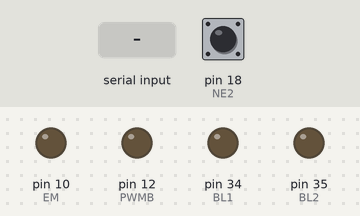
A sketch run on a simulated Arduino Mega 2560, built with avr-gcc and run on an emulated ATmega2560. Shown: output pins drawn as LEDs (lit = HIGH). The inputs (shaded band) are chosen by the test bench; at power-on: pin 18 (NE2) HIGH.

Above: at 1.2 s.
1.3 s: "1" received over the second serial link
At 1.91 s:
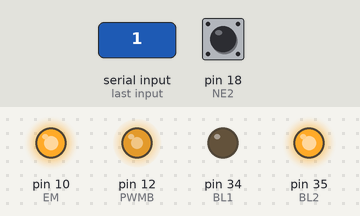
At 2.7 s:
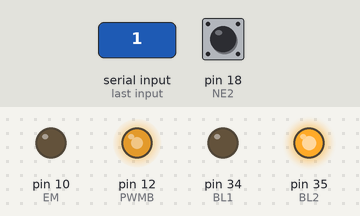
Timing chart, 0 to 4.3 s (numbered marks = the images above; inputs shaded):
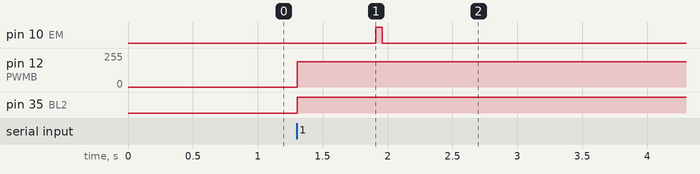

The sketch:

SGar2loop.ino
```cpp
#define freq 100
const int Dt = 1000000/100;//set loop frequency
#define PWMB 12
#define NE2 18
#define NE1 31
#define BL1 34
#define BL2 35
#define EM 10
float Vcount=0;//rotation speed, pulse/s
int counttime=0;
int lastcounttime=0;//time between counts, to calculate rotation speed
int looptime=0;
int lastlooptime=0;//measuring loop time for further delay
long count=0;//position measured by encoder, by pulses
unsigned long du_reponse,t_command;
int tc=200,tc_pp=40;
int V;
double c_set,c_cur;
int tape_command,configuration_mode;
int note;
void setup() {
  c_set=0;
  du_reponse=600;//à déterminer grâce au temps de réponse maximal de moteur
  tape_command=0;
  configuration_mode=1;
  Serial2.begin(9600);
  Serial.begin(9600);
  pinMode(PWMB,OUTPUT);
  pinMode(NE2,INPUT_PULLUP);
  pinMode(NE1,INPUT);
  pinMode(BL1,OUTPUT);
  pinMode(BL2,OUTPUT);
  pinMode(EM,OUTPUT);
  attachInterrupt(digitalPinToInterrupt(NE2),inter,RISING);
  digitalWrite(EM,LOW);
}

void loop() {
  // read command
  lastlooptime=looptime;
  if(Serial2.available()){
    note=Serial2.read();
    switch(note){
      case 0:
      case 20:
      case 30:
      case 21:
      case 31:
        configuration_mode=1;
        break;
      default:
        configuration_mode=0;
        c_set = (note-1)*50;
        tape_command=1;
        t_command=millis();
        break;
    }
  }
  if(configuration_mode){
    switch(note){
      case 20:
        rotation(5);
        delay(tc);
        break;
      case 21:
        rotation(2);
        delay(tc_pp);
        break;
      case 30:
        rotation(-5);
        delay(tc);
        break;
      case 31:
        rotation(-2);
        delay(tc_pp);
        break;
      default:
        stop();
    }
    note=0;
    count=0;
  }
  else{
    int V_set=pida(c_set,count,1,0,0);//angle loop controller
    V=pidv(V_set,Vcount,1,0,0);//speed loop controller //double loop, set your pid parameters here
    V = constrain(V,-9.0,9.0);
    rotation(V);
    if(tape_command&&(millis()-t_command)>du_reponse){//abs(der_err)<2 &&abs(err)<5 && tape_fin==0){
      digitalWrite(EM,HIGH);
      delay(50);//30 mieux
      digitalWrite(EM,LOW);
      tape_command=0;
    }
  }
  looptime=micros();
  delayMicroseconds(Dt-looptime+lastlooptime);
}


void rotation(int V){
  if(V>=0){
    int PWM = V*255/12;
    analogWrite(PWMB,PWM);
    digitalWrite(BL1,LOW);
    digitalWrite(BL2,HIGH);
  }
  else{
    int PWM = -V*255/12;
    analogWrite(PWMB,PWM);
    digitalWrite(BL2,LOW);
    digitalWrite(BL1,HIGH);
  }
}

void stop(){
analogWrite(12,0);
}

void inter(){
  counttime=micros();
  if(digitalRead(NE1)>0){
    Vcount=1000000/(counttime-lastcounttime);
    count++;
  }
  else{
    count--;
    Vcount=-1000000/(counttime-lastcounttime);
  }
  lastcounttime=counttime;
}

float i=0;  //pid controller of speed and its variables
float d=0;
float sumerror=0;
float lasterror=0;
#define i_lim 80
float pidv(float speedcommand,float speedmeasured,float kp,float ki,float kd){
  float error=speedmeasured-speedcommand;
  sumerror+=error*Dt;
  i=ki*sumerror;
  if(i>i_lim) sumerror=i_lim;
  if(i<-i_lim) sumerror=-i_lim;
  d=kd*(lasterror-error)/Dt;
  lasterror=error;
  return kp*error+i+d;
}

float ia=0;  //pid controller of angle and its variables
float da=0;
float sumerrora=0;
float lasterrora=0;
#define i_lima 80
float pida(float speedcommand,float speedmeasured,float kp,float ki,float kd){
  float error=speedmeasured-speedcommand;
  sumerror+=error*Dt;
  ia=ki*sumerror;
  if(ia>i_lima) sumerrora=i_lima;
  if(ia<-i_lima) sumerrora=-i_lima;
  da=kd*(lasterrora-error)/Dt;
  lasterrora=error;
  return kp*error+ia+da;
}
```

Measured:
- after the input at 1.3 s, pin 10 (EM): LOW → HIGH after 0.61 s, → LOW 0.05 s later; pin 12 (PWMB): 0/255 → 191/255 at once; pin 35 (BL2): LOW → HIGH at once
